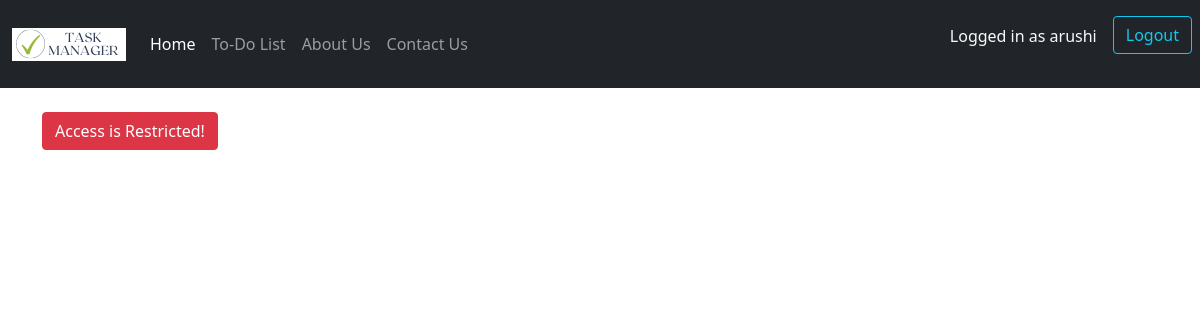
Page /task/edit/2 (signed in) on the earlier database version.
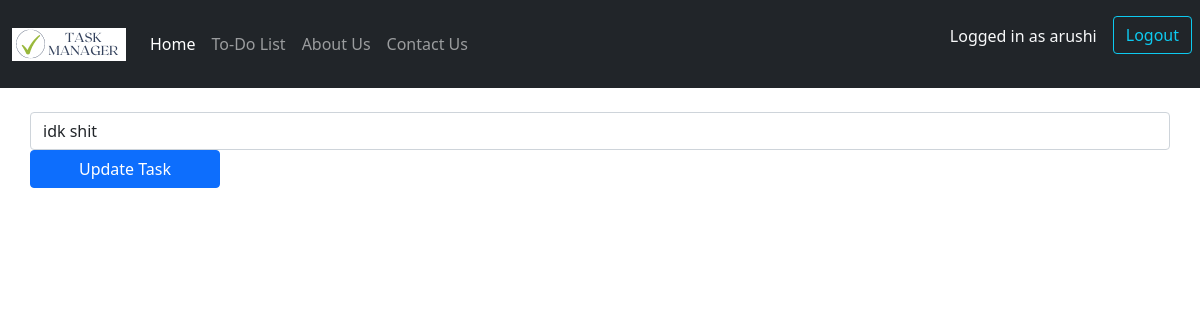
Same page on the later database version.
### todolist/models.py (models this page shows, shortened)
class TaskList(models.Model):
    manager=models.ForeignKey(User, on_delete=models.CASCADE, default=None)
    task=models.CharField(max_length=300)
    done=models.BooleanField(default=False)

### todolist/views.py (the view)
# urls.py: path('edit/<task_id>', views.edit_task, name='edit_task'),
@login_required
def edit_task(request, task_id):
    if request.method == 'POST':
        task = TaskList.objects.get(pk=task_id)
        form = TaskForm(request.POST or None, instance=task)
        if form.is_valid():
                form.save()
        messages.success(request, "Task Edited!")
        return redirect('todolist')
    else:
        task_obj = TaskList.objects.get(pk=task_id)
        return render(request, 'edit.html', {'task_obj': task_obj})

### todolist/templates/edit.html (shortened to what this page needs)
{% extends 'base.html' %}
{% block content %}
<div class="container">
    <br>
    {% if task_obj.manager == request.user %}
    <form method="POST" class="row">
        <input type="text" class="form-control col-lg-6" name="task" placeholder= "{{task_obj.task}}" value="{{task_obj.task}}">
        <button type="submit" class="btn btn-primary col-lg-2">Update Task</button>
    </form>
    {%else%}
    <button type="button" class="btn btn-danger">Access is Restricted!</button>
    {%endif%}
</div>
    {% endblock content%}

Differences in the rows shown:
now on this page (row edited): TaskList: task "idk shit"
changed TaskList: manager_id empty → 1 (drawn)
Other differences:
text no longer shown: "Access is Restricted!"
text now shown: "Update Task"
